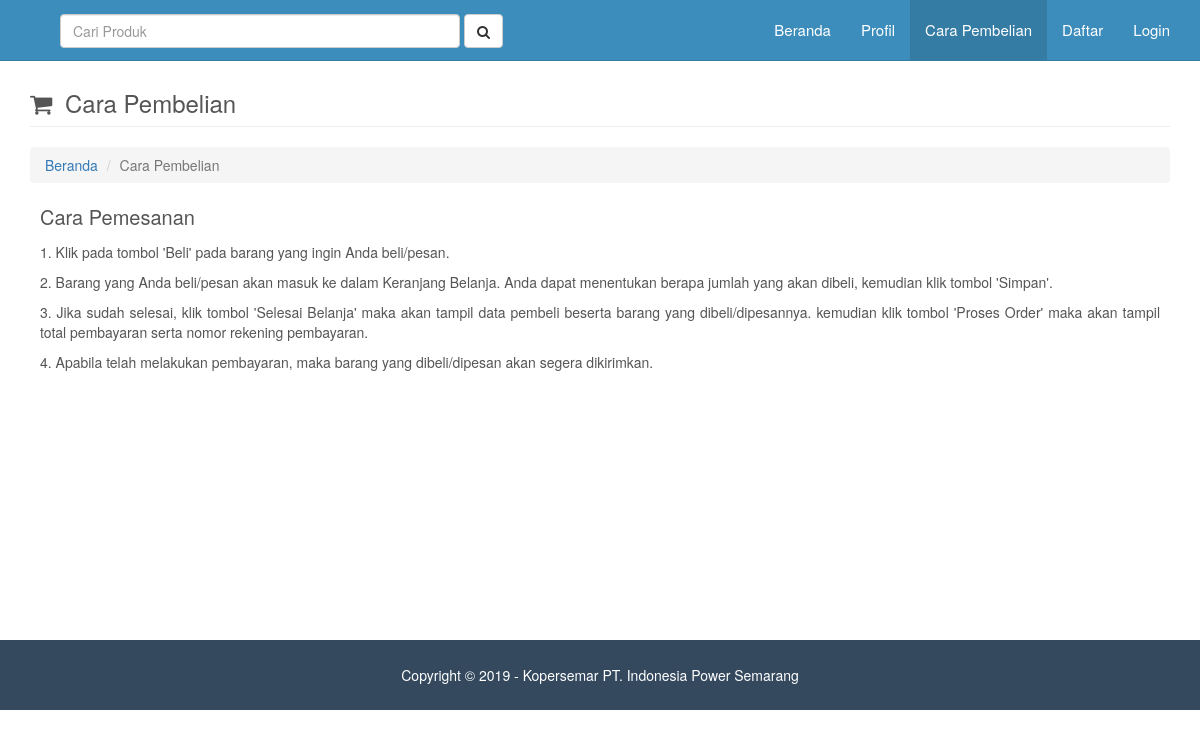
/main.php?page=cara_beli, run on an earlier commit of the app's database.
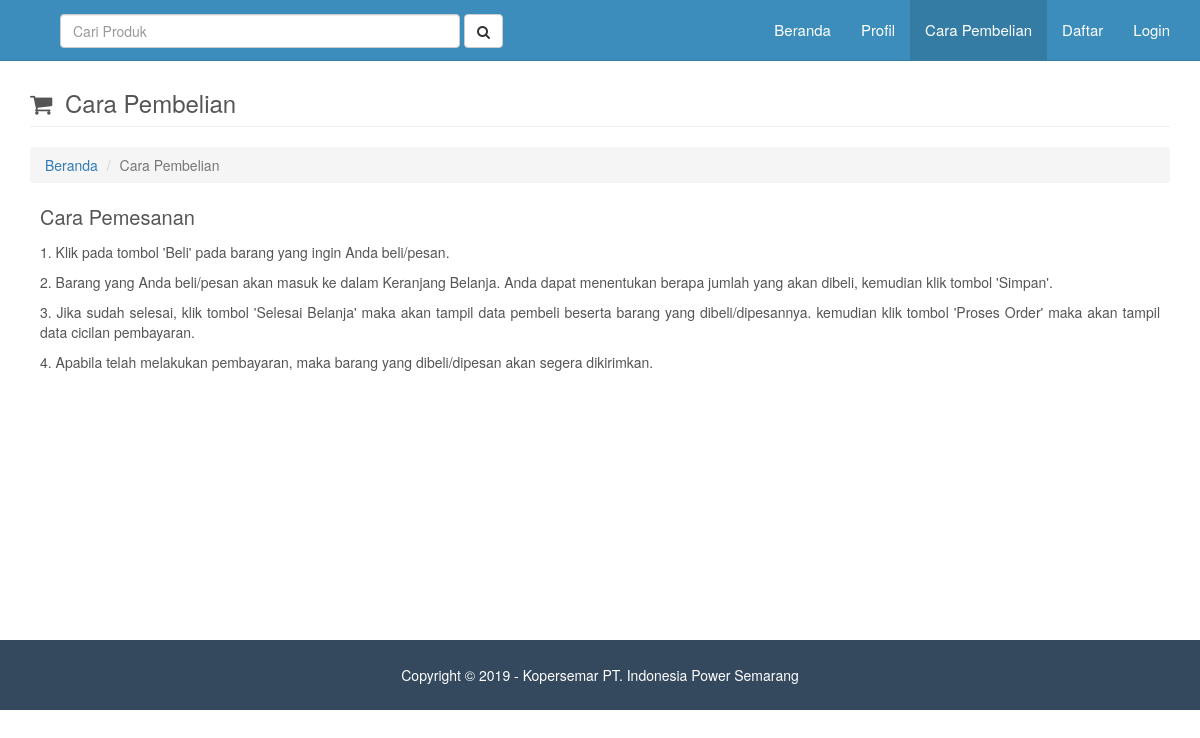
And on a later commit of the database.
### tables this page shows
CREATE TABLE IF NOT EXISTS `tbl_informasi` (
  `id_informasi` int(11) NOT NULL,
  `judul` varchar(50) NOT NULL,
  `keterangan` text NOT NULL
);

### pages/cara-beli/view.php (the view)
<?php
$query = mysqli_query($mysqli, "SELECT * FROM tbl_informasi WHERE id_informasi='2'")
                                or die('Ada kesalahan pada query tampil data informasi : '.mysqli_error($mysqli));
$data = mysqli_fetch_assoc($query);
?>
<div class="row">
    <div class="col-lg-12">
        <div class="row">
            <div class="col-lg-12">
                <h3 class="page-header">
                    <i style="margin-right:6px" class="fa fa-shopping-cart"></i>
                    Cara Pembelian
                </h3>
                <ol class="breadcrumb">
                    <li><a href="?page=home">Beranda</a>
                    </li>
                    <li class="active">Cara Pembelian</li>
                </ol>
            </div>
        </div>
        <div class="row">
            <div class="col-lg-12">
                <div style="padding: 0 10px;text-align:justify">
                    <p style="margin-bottom:5px;font-size:20px"><?php echo $data['judul']; ?></p>
                    <p><?php echo $data['keterangan']; ?></p>
                </div>
            </div>
        </div>
    </div>
</div>

What changed in the data, as far as the page shows it:
changed tbl_informasi "Cara Pemesanan": keterangan "…Order' maka akan tampil total pembayaran serta nomor rekening pembayaran. 4. Apabila telah…" → "…Order' maka akan tampil data cicilan pembayaran. 4. Apabila telah…"
